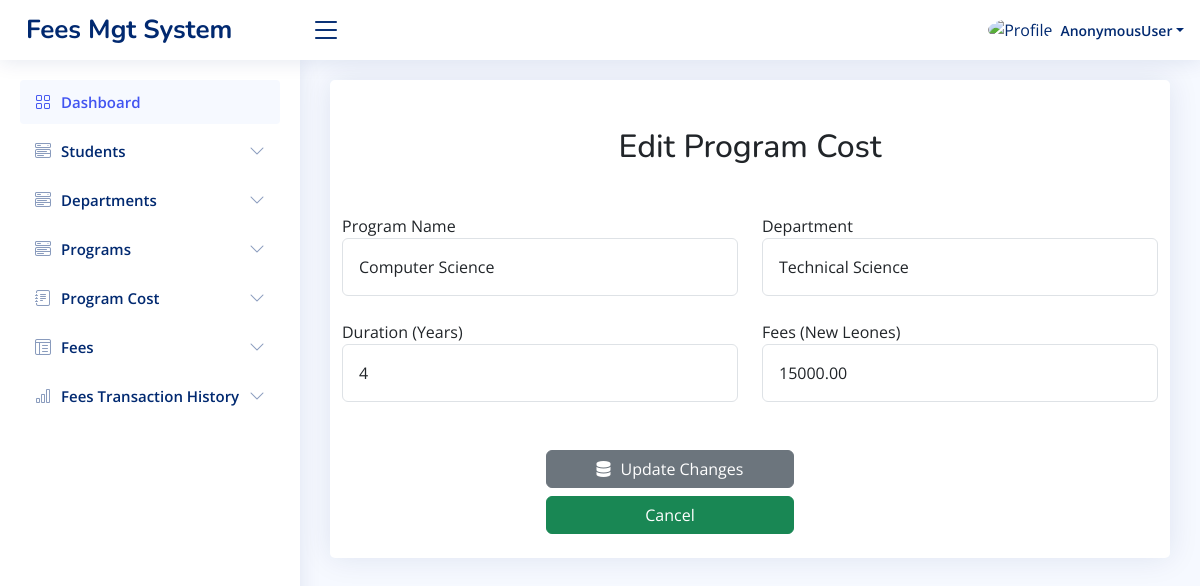
The app's page /edit_cs_cost1/1/ with its own data.
### app/models.py (models this page shows, shortened)
class CS_Cost1(models.Model):
    program_name = models.CharField(max_length=255, null=True)
    program_duration = models.CharField(max_length=255)
    program_fees = models.DecimalField(max_digits=10, decimal_places=2)
    department = models.ForeignKey(Department, on_delete=models.CASCADE)
    all_program = models.ForeignKey(Programs, on_delete=models.CASCADE)

class Department(models.Model):
    department_name = models.CharField(max_length=100)

### app/views.py (the view, shortened to what this page needs)
# urls.py: path('edit_cs_cost1/<int:program_id>/', views.edit_cs_cost1, name='edit_cs_cost1'),
def edit_cs_cost1(request, program_id):
    program = get_object_or_404(CS_Cost1, id=program_id)
    departments = Department.objects.all()
    return render(request, 'edit_cs_cost1.html', {
        'program': program,
        'departments': departments
    })

### templates/edit_cs_cost1.html (shortened to what this page needs)
{% load static %}
<!DOCTYPE html>
<html lang="en">
<head>
    <link href="{% static 'vendor1/bootstrap/css/bootstrap.min.css' %}" rel="stylesheet">
    <link href="{% static 'vendor1/bootstrap-icons/bootstrap-icons.css' %}" rel="stylesheet">
    <link href="{% static 'vendor1/boxicons/css/boxicons.min.css' %}" rel="stylesheet">
    <link href="{% static 'vendor1/quill/quill.snow.css' %}" rel="stylesheet">
    <link href="{% static 'vendor1/quill/quill.bubble.css' %}" rel="stylesheet">
    <link href="{% static 'vendor1/remixicon/remixicon.css' %}" rel="stylesheet">
    <link href="{% static 'vendor1/simple-datatables/style.css' %}" rel="stylesheet">
    <link rel="stylesheet" href="https://cdnjs.cloudflare.com/ajax/libs/font-awesome/6.6.0/css/all.min.css" />
    <link href="{% static 'css1/style.css' %}" rel="stylesheet">
  </head>
<body>
 <header id="header" class="header fixed-top d-flex align-items-center">
  <div class="d-flex align-items-center justify-content-between">
    <a href="{% url 'main_home' %}" class="logo d-flex align-items-center">
      <span class="d-none d-lg-block">Fees Mgt System</span>
    </a>
    <i class="bi bi-list toggle-sidebar-btn"></i>
  </div>
  <nav class="header-nav ms-auto">
    <ul class="d-flex align-items-center">
      <li class="nav-item dropdown pe-3">
        <a class="nav-link nav-profile d-flex align-items-center pe-0" href="#" data-bs-toggle="dropdown">
          <img src="{% static 'img1/cusl.png' %}" alt="Profile" class="rounded-circle">
          <span class="d-none d-md-block dropdown-toggle ps-2">{{user}}</span>
        </a>
      </li>
    </ul>
  </nav>
</header>
<aside id="sidebar" class="sidebar">
  <ul class="sidebar-nav" id="sidebar-nav">
    <li class="nav-item">
      <a class="nav-link " href="{% url 'main_home' %}">
        <i class="bi bi-grid"></i>
        <span>Dashboard</span>
      </a>
    </li>
    <li class="nav-item">
      <a class="nav-link collapsed" data-bs-target="#components-nav" data-bs-toggle="collapse" href="#">
        <i class="bi bi-menu-button-wide"></i><span>Students</span><i class="bi bi-chevron-down ms-auto"></i>
      </a>
    </li>
    <li class="nav-item">
      <a class="nav-link collapsed" data-bs-target="#components-nav2" data-bs-toggle="collapse" href="#">
        <i class="bi bi-menu-button-wide"></i><span>Departments</span><i class="bi bi-chevron-down ms-auto"></i>
      </a>
    </li>
    <li class="nav-item">
      <a class="nav-link collapsed" data-bs-target="#components-nav1" data-bs-toggle="collapse" href="#">
        <i class="bi bi-menu-button-wide"></i><span>Programs</span><i class="bi bi-chevron-down ms-auto"></i>
      </a>
    </li>
    <li class="nav-item">
      <a class="nav-link collapsed" data-bs-target="#forms-nav" data-bs-toggle="collapse" href="#">
        <i class="bi bi-journal-text"></i><span>Program Cost</span><i class="bi bi-chevron-down ms-auto"></i>
      </a>
    </li>
    <li class="nav-item">
      <a class="nav-link collapsed" data-bs-target="#tables-nav" data-bs-toggle="collapse" href="#">
        <i class="bi bi-layout-text-window-reverse"></i><span>Fees</span><i class="bi bi-chevron-down ms-auto"></i>
      </a>
    </li>
    <li class="nav-item">
      <a class="nav-link collapsed" data-bs-target="#charts-nav" data-bs-toggle="collapse" href="#">
        <i class="bi bi-bar-chart"></i><span>Fees Transaction History</span><i class="bi bi-chevron-down ms-auto"></i>
      </a>
    </li>
  </ul>
</aside>
  <main id="main" class="main">
    <section class="section">
      <div class="row">
        <div class="col-lg-12">
          <div class="card">
            <h2 class="text-center mt-5 mb-5">Edit Program Cost</h2>
        <div class="container">
          <div class="row">
            <form method="post" enctype="multipart/form-data">
              <div class="row">
                <form method="post">
                  <div class="container">
                    <div class="row">
                      <div class="col-md-6">
                        <div class="form-group">
                          <label>Program Name</label>
                          <input type="text" name="program_name" value="{{ program.program_name }}" class="form-control p-3 shadow-none" required>
                      </div>
                      </div>
                      <div class="col-md-6">
                        <div class="form-group">
                          <label>Department</label>
                          <select name="department" class="form-control p-3 shadow-none">
                              {% for department in departments %}
                              <option value="{{ department.id }}" {% if program.department.id == department.id %}selected{% endif %}>
                                  {{ department.department_name }}
                              </option>
                              {% endfor %}
                          </select>
                      </div>
                      </div>
                    </div>
                    <div class="row mt-4">
                      <div class="col-md-6">
                        <div class="form-group">
                          <label>Duration (Years)</label>
                          <input type="number" name="program_duration" value="{{ program.program_duration }}" class="form-control p-3 shadow-none" required>
                      </div>
                      </div>
                      <div class="col-md-6">
                        <div class="form-group">
                          <label>Fees (New Leones)</label>
                          <input type="text" name="program_fees" value="{{ program.program_fees }}" class="form-control p-3 shadow-none" required>
                      </div>
                      </div>
                    </div>
                  </div>
                  <div class="row mt-5">
                    <div class="col-md-4 offset-md-3 mb-4">
                      <button class="btn btn-secondary w-100" type="submit"><i class="fas fa-database" style="margin-right: 10px;"></i>Update Changes</button>
                      <a href="{% url 'cs_cost1' %}" class="btn btn-success w-100 mt-2">Cancel</a>
                    </div>
              </form>
                 </div>
              </div>
        </div>
        </div>
            </div>
          </div>
    </section>
</body>
</html>

### static/css1/style.css (style rules this page uses)
:root { scroll-behavior: smooth; }
body { font-family: "Open Sans", sans-serif; background: #f6f9ff; color: #444444; }
a { color: #4154f1; text-decoration: none; }
h1, h2, h3, h4, h5, h6 { font-family: "Nunito", sans-serif; }
#main { margin-top: 60px; padding: 20px 30px; transition: all 0.3s; }
.card { margin-bottom: 30px; border: none; border-radius: 5px; box-shadow: 0px 0 30px rgba(1, 41, 112, 0.1); }
.logo { line-height: 1; }
@media (min-width: 1200px) { .logo { width: 280px; } }
.logo span { font-size: 26px; font-weight: 700; color: #012970; font-family: "Nunito", sans-serif; }
.header { transition: all 0.5s; z-index: 997; height: 60px; box-shadow: 0px 2px 20px rgba(1, 41, 112, 0.1); background-color: #fff; padding-left: 20px; }
.header .toggle-sidebar-btn { font-size: 32px; padding-left: 10px; cursor: pointer; color: #012970; }
.header-nav ul { list-style: none; }
.header-nav>ul { margin: 0; padding: 0; }
.header-nav .nav-profile { color: #012970; }
.header-nav .nav-profile img { max-height: 36px; }
.header-nav .nav-profile span { font-size: 14px; font-weight: 600; }
.sidebar { position: fixed; top: 60px; left: 0; bottom: 0; width: 300px; z-index: 996; transition: all 0.3s; padding: 20px; overflow-y: auto; scrollbar-width: thin; scrollbar-color: #aab7cf transparent; box-shadow: 0px 0px 20px rgba(1, 41, 112, 0.1); background-color: #fff; }
@media (min-width: 1200px) { #main, #footer { margin-left: 300px; } }
.sidebar-nav { padding: 0; margin: 0; list-style: none; }
.sidebar-nav li { padding: 0; margin: 0; list-style: none; }
.sidebar-nav .nav-item { margin-bottom: 5px; }
.sidebar-nav .nav-link { display: flex; align-items: center; font-size: 15px; font-weight: 600; color: #4154f1; transition: 0.3; background: #f6f9ff; padding: 10px 15px; border-radius: 4px; }
.sidebar-nav .nav-link i { font-size: 16px; margin-right: 10px; color: #4154f1; }
.sidebar-nav .nav-link.collapsed { color: #012970; background: #fff; }
.sidebar-nav .nav-link.collapsed i { color: #899bbd; }
.sidebar-nav .nav-link .bi-chevron-down { margin-right: 0; transition: transform 0.2s ease-in-out; }

### records on screen
CS_Cost1: program_name "Computer Science", department "Technical Science", program_duration "4", program_fees "15000.00"

### other values on screen
{{ user }} "AnonymousUser"
